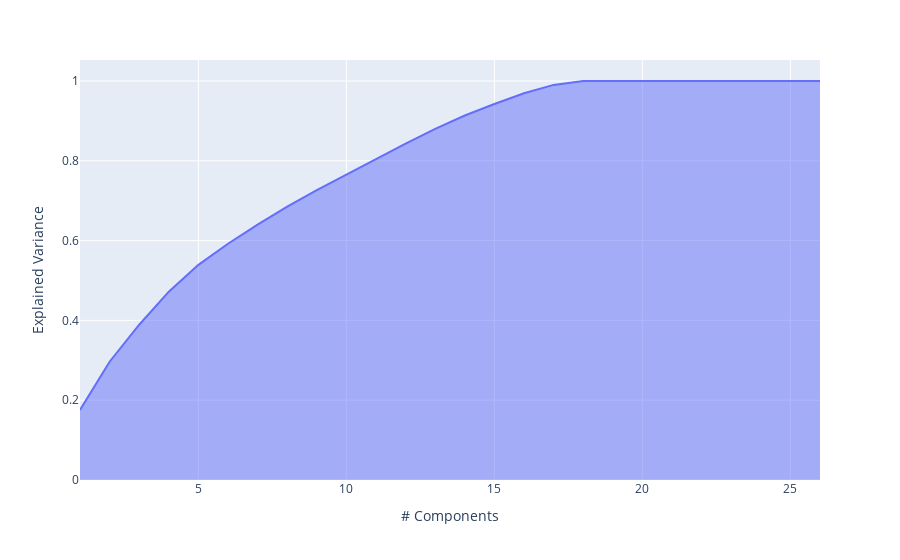

The notebook cell saved with this chart:
### Markdown cell above
There is also a graphical way to determine the number of principal components in your analysis. It is to plot the explained variance as a function of the number of dimensions. There will usually be an elbow in the curve, where the explained variance stops growing fast. That point is usually the optimal point for the number of principal components.

### Code cell
px.area(
    x=range(1, cumsum.shape[0] + 1),
    y=cumsum,
    labels={"x": "# Components", "y": "Explained Variance"}
)

### Figure 1 — Plotly figure (JSON) as saved in the notebook; plotly's stock layout.template omitted (floating-point values rounded to 4 significant figures)
{"data": [{"hovertemplate": "# Components=%{x}<br>Explained Variance=%{y}<extra></extra>", "legendgroup": "", "line": {"color": "#636efa"}, "marker": {"symbol": "circle"}, "mode": "lines", "name": "", "orientation": "v", "showlegend": false, "stackgroup": "1", "type": "scatter", "x": [1, 2, 3, 4, 5, 6, 7, 8, 9, 10, 11, 12, 13, 14, 15, 16, 17, 18, 19, 20, 21, 22, 23, 24, 25, 26], "xaxis": "x", "y": [0.1754, 0.2965, 0.3891, 0.4719, 0.5393, 0.592, 0.6402, 0.6852, 0.7264, 0.7659, 0.8045, 0.8429, 0.8798, 0.9136, 0.9425, 0.9694, 0.9902, 0.9999, 1, 1, 1, 1, 1, 1, 1, 1], "yaxis": "y"}], "layout": {"legend": {"tracegroupgap": 0}, "margin": {"t": 60}, "xaxis": {"anchor": "y", "domain": [0, 1], "title": {"text": "# Components"}}, "yaxis": {"anchor": "x", "domain": [0, 1], "title": {"text": "Explained Variance"}}}}
